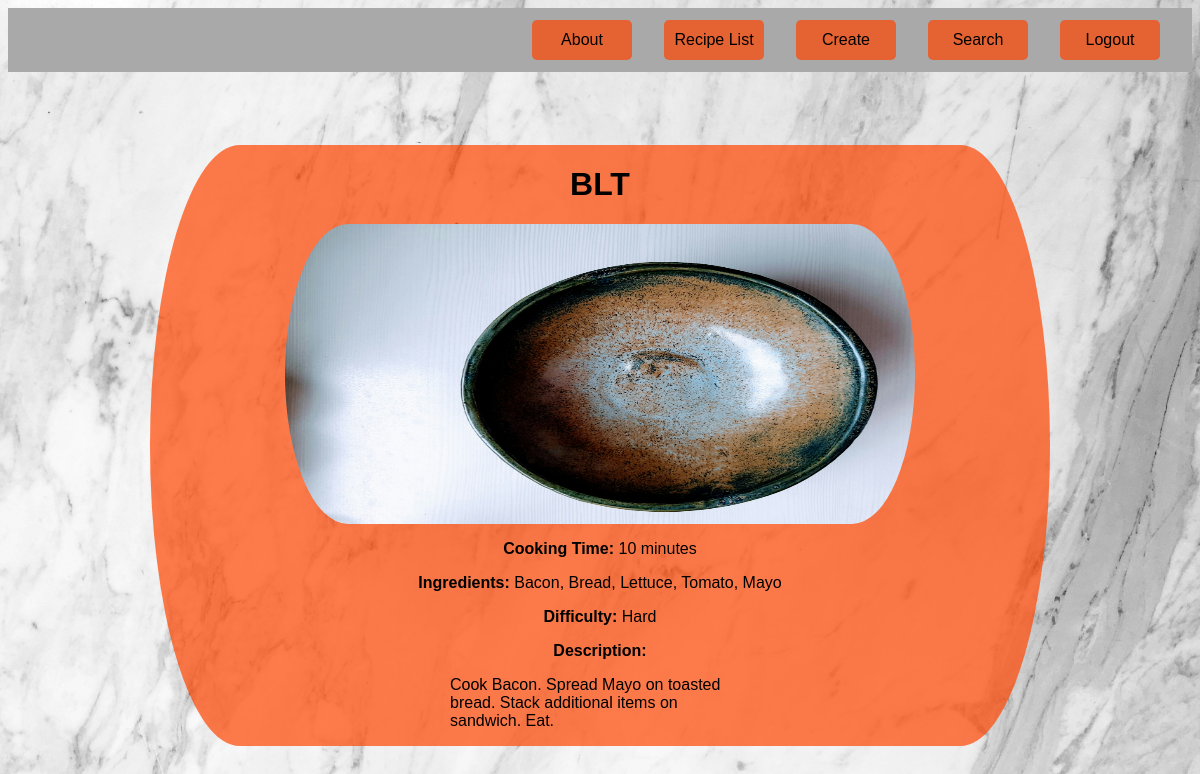
The app's page /list/28 (signed in) with its own data.
### recipes/models.py (models this page shows, shortened)
class Recipe(models.Model):
    name = models.CharField(max_length=120)
    cooking_time = models.IntegerField(help_text="in minutes")
    ingredients = models.CharField(
        max_length=400, help_text="Ingredients must be seperated by commas"
    )
    difficulty = models.CharField(max_length=20)
    description = models.TextField(max_length=600, help_text="600 character limit")
    pic = models.ImageField(upload_to="recipes", default="empty_bowl.jpg")

### recipes/views.py (the view)
# urls.py: path("list/<pk>", RecipeDetailView.as_view(), name="detail"),
class RecipeDetailView(LoginRequiredMixin, DetailView):
    model = Recipe
    template_name = "recipes/recipes_detail.html"

### recipes/templates/recipes/recipes_detail.html (shortened to what this page needs)
{% load static %}
<!DOCTYPE html>
<html>
	<body>
		<nav class="nav_bar">
			<a
				class="button nav_button"
				href="{% url 'recipes:about' %}"
				style="font-size: 1em"
				>About</a
			>
			<a
				class="button nav_button"
				href="{% url 'recipes:list' %}"
				style="font-size: 1em"
				>Recipe List</a
			>
			<a
				class="button nav_button"
				href="{% url 'recipes:create' %}"
				style="font-size: 1em"
				>Create</a
			>
			<a
				class="button nav_button"
				href="{% url 'recipes:search' %}"
				style="font-size: 1em"
				>Search</a
			>
			<a
				class="button nav_button"
				href="{% url 'success' %}"
				style="font-size: 1em"
				>Logout</a
			>
		</nav>
		<div class="detail_container">
			<h1>{{object.name}}</h1>
			<img
				src="{{object.pic.url}}"
				height="300"
			/>
			<p style="margin-top: 16px"><b>Cooking Time: </b> {{object.cooking_time}} minutes</p>
			<p><b>Ingredients: </b> {{object.ingredients}}</p>
			<p><b>Difficulty: </b> {{object.difficulty}}</p>
			<b style="margin: 8px">Description: </b>
			<p style="margin-bottom: 16px; max-width: 300px">{{object.description}}</p>
		</div>
	</body>
</html>

### records on screen
Recipe: name "BLT", pic (picture), cooking_time "10", ingredients "Bacon, Bread, Lettuce, Tomato, Mayo", difficulty "Hard", description "Cook Bacon. Spread Mayo on toasted bread. Stack additional items on sandwich. Eat."
